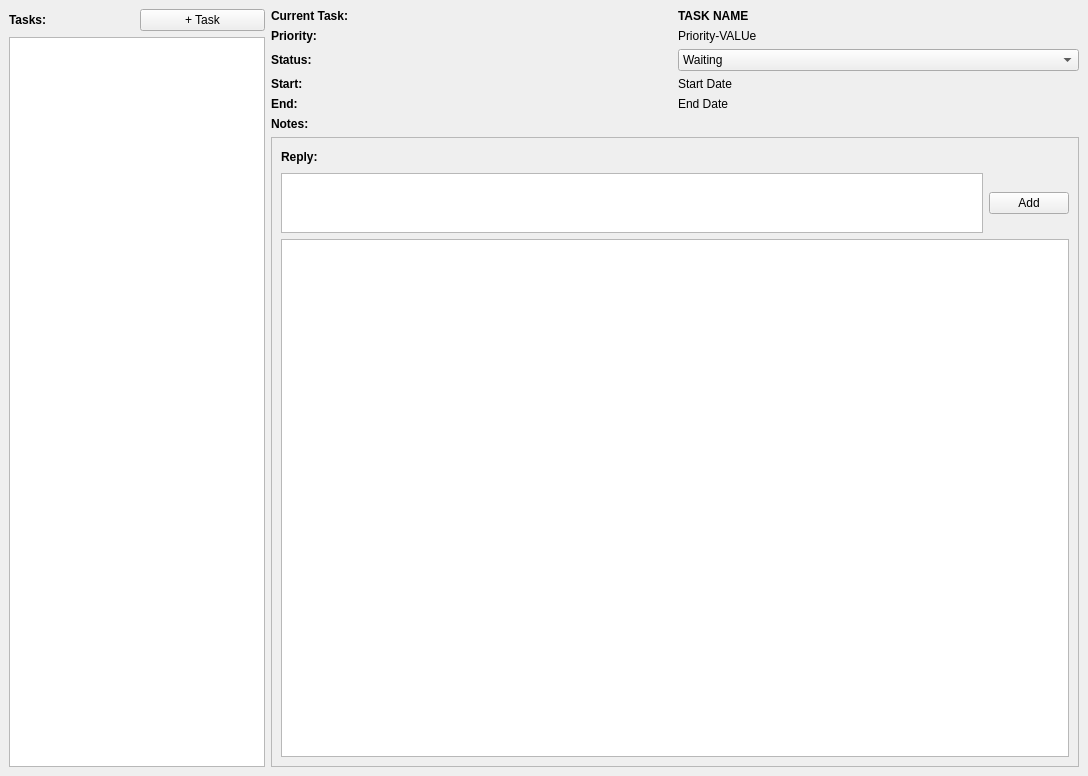
<?xml version="1.0" encoding="UTF-8"?>
<ui version="4.0">
 <class>MainWindow</class>
 <widget class="QMainWindow" name="MainWindow">
  <property name="geometry">
   <rect>
    <x>0</x>
    <y>0</y>
    <width>1088</width>
    <height>776</height>
   </rect>
  </property>
  <property name="windowTitle">
   <string>MainWindow</string>
  </property>
  <property name="accessibleName">
   <string notr="true"/>
  </property>
  <property name="tabShape">
   <enum>QTabWidget::Rounded</enum>
  </property>
  <widget class="QWidget" name="centralwidget">
   <layout class="QHBoxLayout" name="horizontalLayout_3">
    <item>
     <layout class="QVBoxLayout" name="verticalLayout_4">
      <item>
       <layout class="QGridLayout" name="gridLayout_2">
        <item row="0" column="0">
         <widget class="QLabel" name="label_11">
          <property name="styleSheet">
           <string notr="true">font: 75 23pt &quot;Corbel&quot;;
font-weight: bold;</string>
          </property>
          <property name="text">
           <string>Tasks:</string>
          </property>
         </widget>
        </item>
        <item row="0" column="1">
         <widget class="QPushButton" name="pushButton">
          <property name="styleSheet">
           <string notr="true"/>
          </property>
          <property name="text">
           <string>+ Task</string>
          </property>
          <property name="flat">
           <bool>false</bool>
          </property>
         </widget>
        </item>
       </layout>
      </item>
      <item>
       <widget class="QListWidget" name="task_lw">
        <property name="sizePolicy">
         <sizepolicy hsizetype="Fixed" vsizetype="Expanding">
          <horstretch>0</horstretch>
          <verstretch>0</verstretch>
         </sizepolicy>
        </property>
       </widget>
      </item>
     </layout>
    </item>
    <item>
     <layout class="QVBoxLayout" name="verticalLayout_3">
      <item>
       <layout class="QHBoxLayout" name="horizontalLayout_5">
        <item>
         <widget class="QLabel" name="label">
          <property name="styleSheet">
           <string notr="true">font: 75 20pt &quot;Corbel&quot;;
font-weight: bold;</string>
          </property>
          <property name="text">
           <string>Current Task:</string>
          </property>
         </widget>
        </item>
        <item>
         <widget class="QLabel" name="taskName_lbl">
          <property name="styleSheet">
           <string notr="true">font: 75 20pt &quot;Corbel&quot;;
font-weight: bold;</string>
          </property>
          <property name="text">
           <string>TASK NAME</string>
          </property>
         </widget>
        </item>
       </layout>
      </item>
      <item>
       <layout class="QGridLayout" name="gridLayout">
        <item row="2" column="0">
         <widget class="QLabel" name="label_2">
          <property name="styleSheet">
           <string notr="true">font: 75 10pt &quot;Corbel&quot;;
font-weight: bold;</string>
          </property>
          <property name="text">
           <string>Start:</string>
          </property>
         </widget>
        </item>
        <item row="1" column="0">
         <widget class="QLabel" name="label_4">
          <property name="styleSheet">
           <string notr="true">font: 75 10pt &quot;Corbel&quot;;
font-weight: bold;</string>
          </property>
          <property name="text">
           <string>Status:</string>
          </property>
         </widget>
        </item>
        <item row="0" column="0">
         <widget class="QLabel" name="label_8">
          <property name="styleSheet">
           <string notr="true">font: 75 10pt &quot;Corbel&quot;;
font-weight: bold;</string>
          </property>
          <property name="text">
           <string>Priority:</string>
          </property>
         </widget>
        </item>
        <item row="3" column="0">
         <widget class="QLabel" name="label_3">
          <property name="styleSheet">
           <string notr="true">font: 75 10pt &quot;Corbel&quot;;
font-weight: bold;</string>
          </property>
          <property name="text">
           <string>End:</string>
          </property>
         </widget>
        </item>
        <item row="1" column="1">
         <widget class="QComboBox" name="comboBox">
          <item>
           <property name="text">
            <string>Waiting</string>
           </property>
          </item>
          <item>
           <property name="text">
            <string>Review</string>
           </property>
          </item>
          <item>
           <property name="text">
            <string>Pending</string>
           </property>
          </item>
          <item>
           <property name="text">
            <string>In-Progress</string>
           </property>
          </item>
          <item>
           <property name="text">
            <string>Approved</string>
           </property>
          </item>
          <item>
           <property name="text">
            <string>Ready</string>
           </property>
          </item>
         </widget>
        </item>
        <item row="0" column="1">
         <widget class="QLabel" name="priority_val_lbl">
          <property name="text">
           <string>Priority-VALUe</string>
          </property>
         </widget>
        </item>
        <item row="3" column="1">
         <widget class="QLabel" name="endDate_lbl">
          <property name="text">
           <string>End Date</string>
          </property>
         </widget>
        </item>
        <item row="2" column="1">
         <widget class="QLabel" name="startDate_lbl">
          <property name="text">
           <string>Start Date</string>
          </property>
         </widget>
        </item>
       </layout>
      </item>
      <item>
       <widget class="QLabel" name="label_7">
        <property name="styleSheet">
         <string notr="true">font: 75 20pt &quot;Corbel&quot;;
font-weight: bold;</string>
        </property>
        <property name="text">
         <string>Notes:</string>
        </property>
       </widget>
      </item>
      <item>
       <widget class="QFrame" name="frame">
        <property name="frameShape">
         <enum>QFrame::StyledPanel</enum>
        </property>
        <property name="frameShadow">
         <enum>QFrame::Raised</enum>
        </property>
        <layout class="QVBoxLayout" name="verticalLayout">
         <item>
          <layout class="QHBoxLayout" name="horizontalLayout">
           <item>
            <widget class="QLabel" name="reply_lbl">
             <property name="styleSheet">
              <string notr="true">font: 75 10pt &quot;Corbel&quot;;
font-weight: bold;</string>
             </property>
             <property name="text">
              <string>Reply:</string>
             </property>
            </widget>
           </item>
           <item>
            <spacer name="horizontalSpacer">
             <property name="orientation">
              <enum>Qt::Horizontal</enum>
             </property>
             <property name="sizeHint" stdset="0">
              <size>
               <width>40</width>
               <height>20</height>
              </size>
             </property>
            </spacer>
           </item>
          </layout>
         </item>
         <item>
          <layout class="QHBoxLayout" name="horizontalLayout_2">
           <item>
            <widget class="QTextEdit" name="note_te">
             <property name="maximumSize">
              <size>
               <width>16777215</width>
               <height>60</height>
              </size>
             </property>
            </widget>
           </item>
           <item>
            <widget class="QPushButton" name="addNote_btn">
             <property name="sizePolicy">
              <sizepolicy hsizetype="Minimum" vsizetype="Fixed">
               <horstretch>0</horstretch>
               <verstretch>0</verstretch>
              </sizepolicy>
             </property>
             <property name="text">
              <string>Add</string>
             </property>
            </widget>
           </item>
          </layout>
         </item>
         <item>
          <widget class="QListWidget" name="note_lw"/>
         </item>
        </layout>
       </widget>
      </item>
     </layout>
    </item>
   </layout>
  </widget>
 </widget>
 <resources/>
 <connections/>
</ui>
